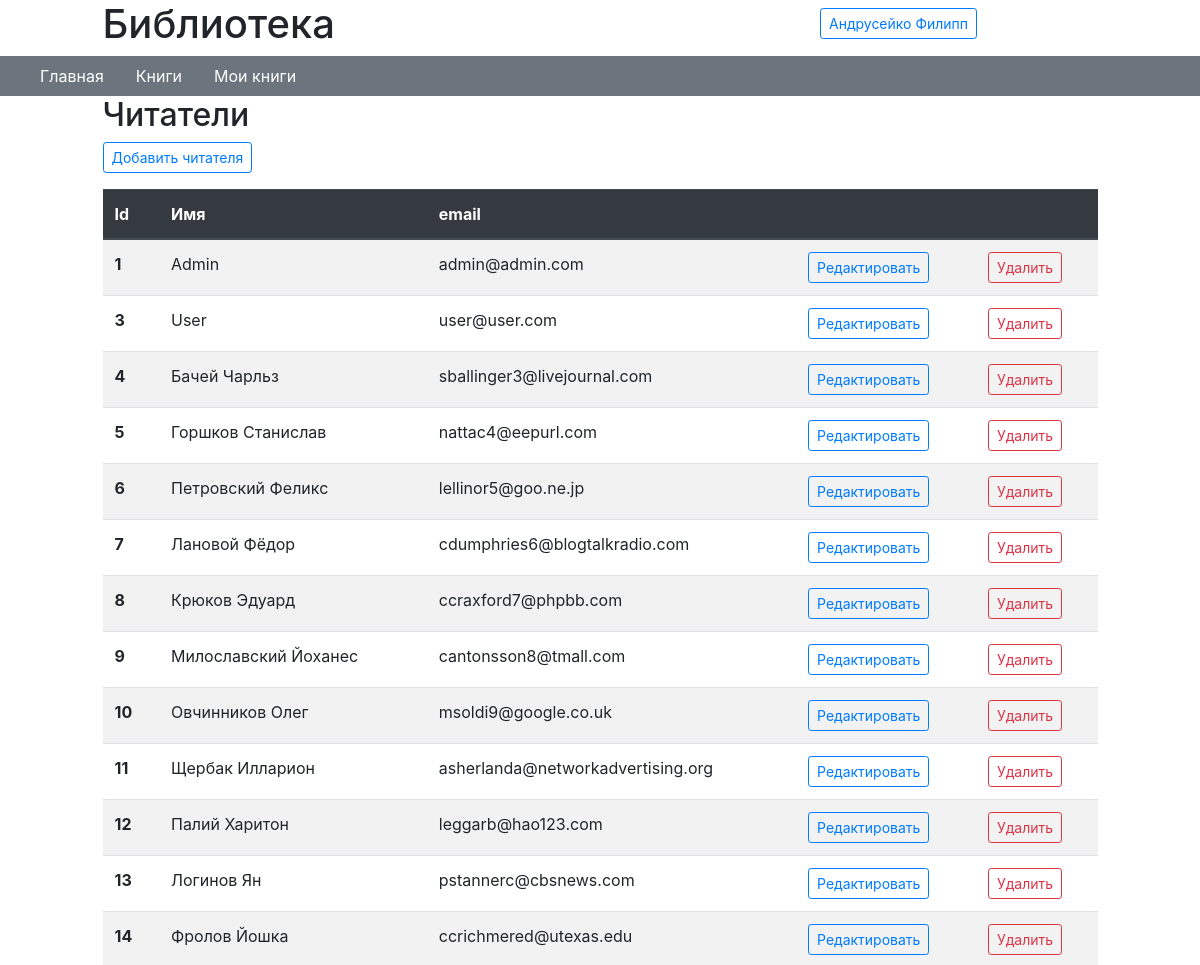
The app's page /users (signed in, upper part), older data.
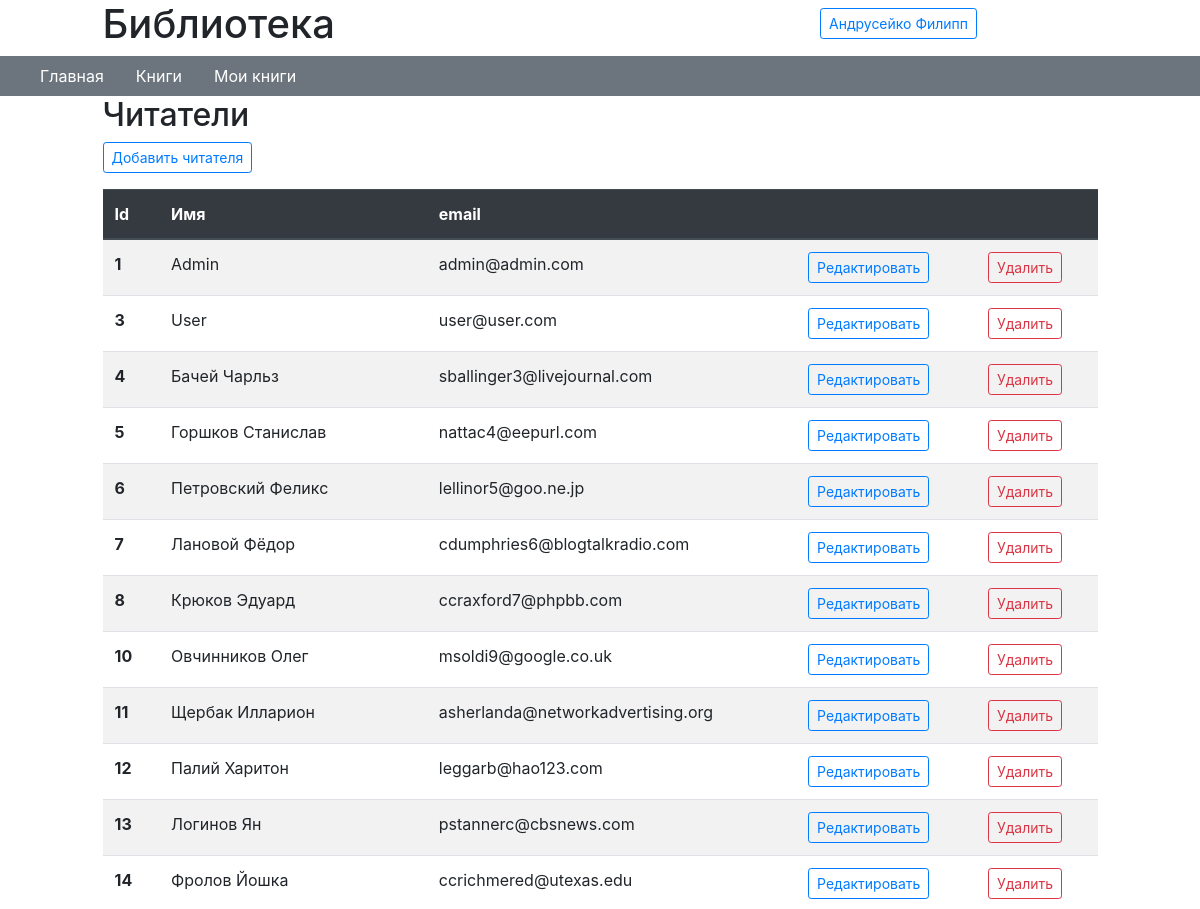
The same page, newer data.
### data/users.py (models this page shows, shortened)
class Users(SqlAlchemyBase, SerializerMixin, UserMixin):
    __tablename__ = 'users'
    id = sa.Column(sa.Integer, primary_key=True, autoincrement=True)
    name = sa.Column(sa.String, nullable=True)
    email = sa.Column(sa.String, nullable=True)
    hashed_password = sa.Column(sa.String, nullable=True)

### main.py (the view)
@app.route("/users")
@login_required
def users():
    session = db_session.create_session()
    users = session.query(Users).all()
    return render_template("users.html", title='Читатели', users=users)

### data/db_session.py (called while the page is built)
def create_session() -> Session:
    global __factory
    return __factory()

### main.py (called while the page is built)
@login_manager.user_loader
def load_user(user_id):
    session = db_session.create_session()
    return session.query(Users).get(user_id)

### templates/users.html
{% extends "base.html" %}
{% block content %}
    <h2>Читатели</h2>
    <a href="/add_user" class="btn btn-outline-primary btn-sm">Добавить читателя</a>
    <table class="table table-striped mt-3">
        <thead class="thead-dark">
            <tr>
              <th scope="col">Id</th>
              <th scope="col">Имя</th>
              <th scope="col">email</th>
                <th scope="col"></th>
                <th scope="col"></th>
            </tr>
        </thead>
      <tbody>
        {% for user in users %}
            <tr>
              <th scope="row">{{ user.id }}</th>
              <td>{{ user.name }}</td>
              <td>{{ user.email }}</td>
            <td>
                <a href="/edit_user/{{ user.id }}" class="btn btn-outline-primary btn-sm">Редактировать</a>
            </td>
            <td>
                <a href="/delete_user/{{ user.id }}" class="btn btn-outline-danger btn-sm">Удалить</a>
            </td>
            </tr>
        {% endfor %}
      </tbody>
    </table>
{% endblock %}

### templates/base.html (shortened to what this page needs)
<!DOCTYPE html>
<html lang="en">
<head>
    <link rel="stylesheet" href="https://stackpath.bootstrapcdn.com/bootstrap/4.4.1/css/bootstrap.min.css">
</head>
<body>
        <div class="row">
            <div class="col-7 offset-md-1">
                <h1>Библиотека</h1>
            </div>
            <span class="col-3 pt-2">
                {% if current_user and current_user.is_authenticated %}
                    <a class="btn btn-outline-primary btn-sm" href="/logout">{{ current_user.name }}</a>
                {% else %}
                    <p>
                        <a class="btn btn-outline-primary btn-sm" href="/register">Зарегистрироваться</a>
                        <a class="btn btn-outline-primary btn-sm" href="/login">Войти</a>
                    </p>
                {% endif %}
            </span>
        </div>
        <div class="row bg-secondary pl-4">
            <div class="col-12 align-middle">
                <nav class="nav nav-inline">
                    <a class="text-white nav-link active" href="/">Главная</a>
                  <a class="text-white nav-link active" href="/books">Книги</a>
                    {% if current_user and current_user.is_authenticated and current_user.id > 0 %}
                        <a class="text-white nav-link" href="/issue">Мои книги</a>
                      {% endif %}
                </nav>
            </div>
        </div>
        <div class="row">
            <div class="col col-md-1"></div>
            <div class="col col-md-10">
                {% block content %}{% endblock %}
            </div>
            <div class="col col-md-1"></div>
        </div>
</body>
</html>

Row changes from the older to the newer data that the page shows:
removed Users: id "9", name "Милославский Йоханес", email "cantonsson8@tmall.com"
